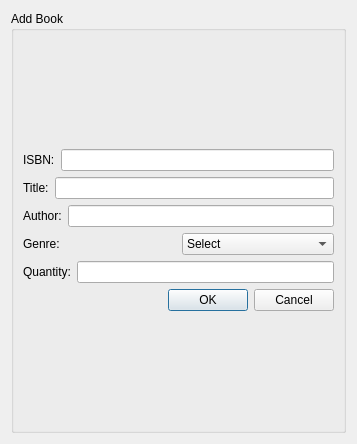
<?xml version="1.0" encoding="UTF-8"?>
<ui version="4.0">
 <class>AddBook</class>
 <widget class="QDialog" name="AddBook">
  <property name="geometry">
   <rect>
    <x>0</x>
    <y>0</y>
    <width>357</width>
    <height>444</height>
   </rect>
  </property>
  <property name="minimumSize">
   <size>
    <width>357</width>
    <height>0</height>
   </size>
  </property>
  <property name="windowTitle">
   <string>Dialog</string>
  </property>
  <layout class="QGridLayout" name="gridLayout_2">
   <item row="0" column="0">
    <widget class="QGroupBox" name="groupBox">
     <property name="title">
      <string>Add Book</string>
     </property>
     <layout class="QGridLayout" name="gridLayout">
      <item row="0" column="0">
       <layout class="QVBoxLayout" name="verticalLayout">
        <item>
         <layout class="QHBoxLayout" name="horizontalLayout_5">
          <item>
           <widget class="QLabel" name="label_isbn">
            <property name="text">
             <string>ISBN:</string>
            </property>
            <property name="buddy">
             <cstring>line_author</cstring>
            </property>
           </widget>
          </item>
          <item>
           <widget class="QLineEdit" name="line_isbn"/>
          </item>
         </layout>
        </item>
        <item>
         <layout class="QHBoxLayout" name="horizontalLayout_7">
          <item>
           <widget class="QLabel" name="label_title">
            <property name="text">
             <string>Title:</string>
            </property>
            <property name="buddy">
             <cstring>line_author</cstring>
            </property>
           </widget>
          </item>
          <item>
           <widget class="QLineEdit" name="line_title"/>
          </item>
         </layout>
        </item>
        <item>
         <layout class="QHBoxLayout" name="horizontalLayout">
          <item>
           <widget class="QLabel" name="label_author">
            <property name="text">
             <string>Author:</string>
            </property>
            <property name="buddy">
             <cstring>line_author</cstring>
            </property>
           </widget>
          </item>
          <item>
           <widget class="QLineEdit" name="line_author"/>
          </item>
         </layout>
        </item>
        <item>
         <layout class="QHBoxLayout" name="horizontalLayout_6">
          <item>
           <widget class="QLabel" name="label_genre">
            <property name="text">
             <string>Genre:</string>
            </property>
           </widget>
          </item>
          <item>
           <widget class="QComboBox" name="combo_genre">
            <item>
             <property name="text">
              <string>Select</string>
             </property>
            </item>
            <item>
             <property name="text">
              <string>Fiction</string>
             </property>
            </item>
            <item>
             <property name="text">
              <string>Biography</string>
             </property>
            </item>
            <item>
             <property name="text">
              <string>Childrens</string>
             </property>
            </item>
           </widget>
          </item>
         </layout>
        </item>
        <item>
         <layout class="QHBoxLayout" name="horizontalLayout_2">
          <item>
           <widget class="QLabel" name="label_quantity">
            <property name="text">
             <string>Quantity:</string>
            </property>
            <property name="buddy">
             <cstring>line_author</cstring>
            </property>
           </widget>
          </item>
          <item>
           <widget class="QLineEdit" name="line_quantity"/>
          </item>
         </layout>
        </item>
        <item>
         <widget class="QDialogButtonBox" name="buttonBox">
          <property name="standardButtons">
           <set>QDialogButtonBox::Cancel|QDialogButtonBox::Ok</set>
          </property>
         </widget>
        </item>
       </layout>
      </item>
     </layout>
    </widget>
   </item>
  </layout>
 </widget>
 <resources/>
 <connections/>
</ui>
